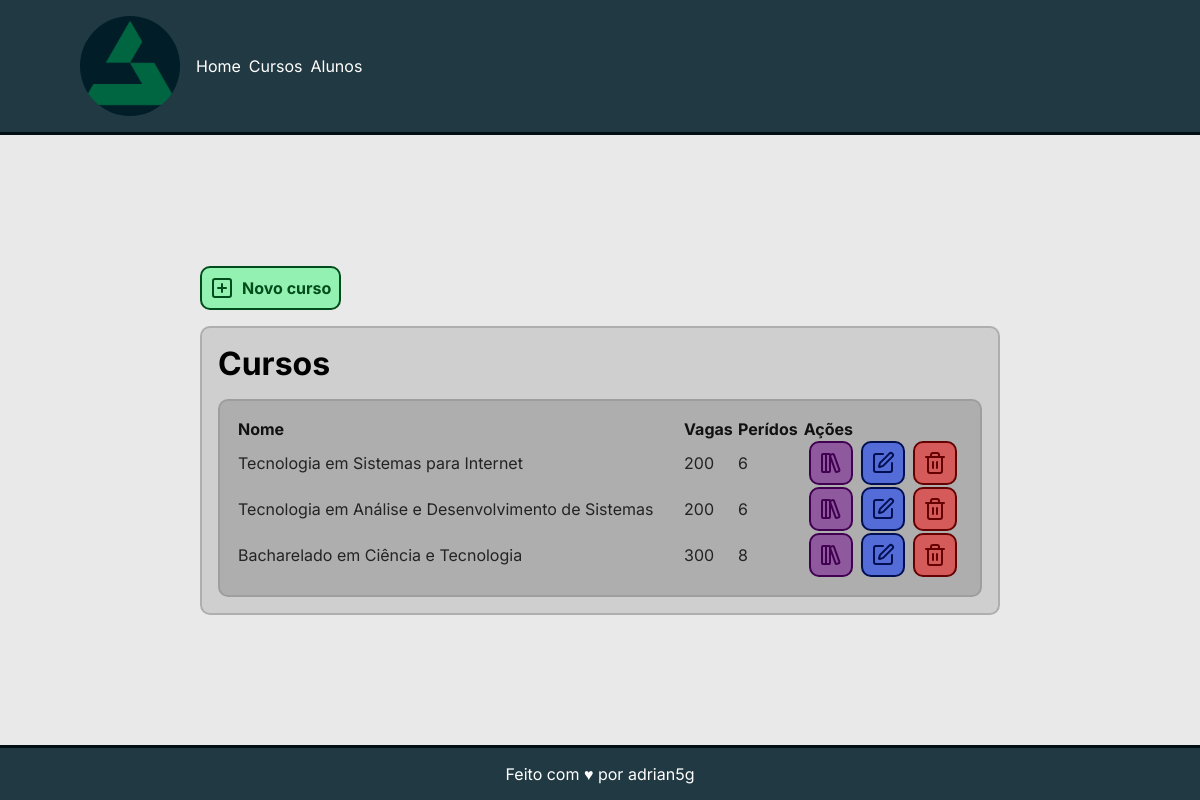
Page /listar_cursos on the earlier database version.
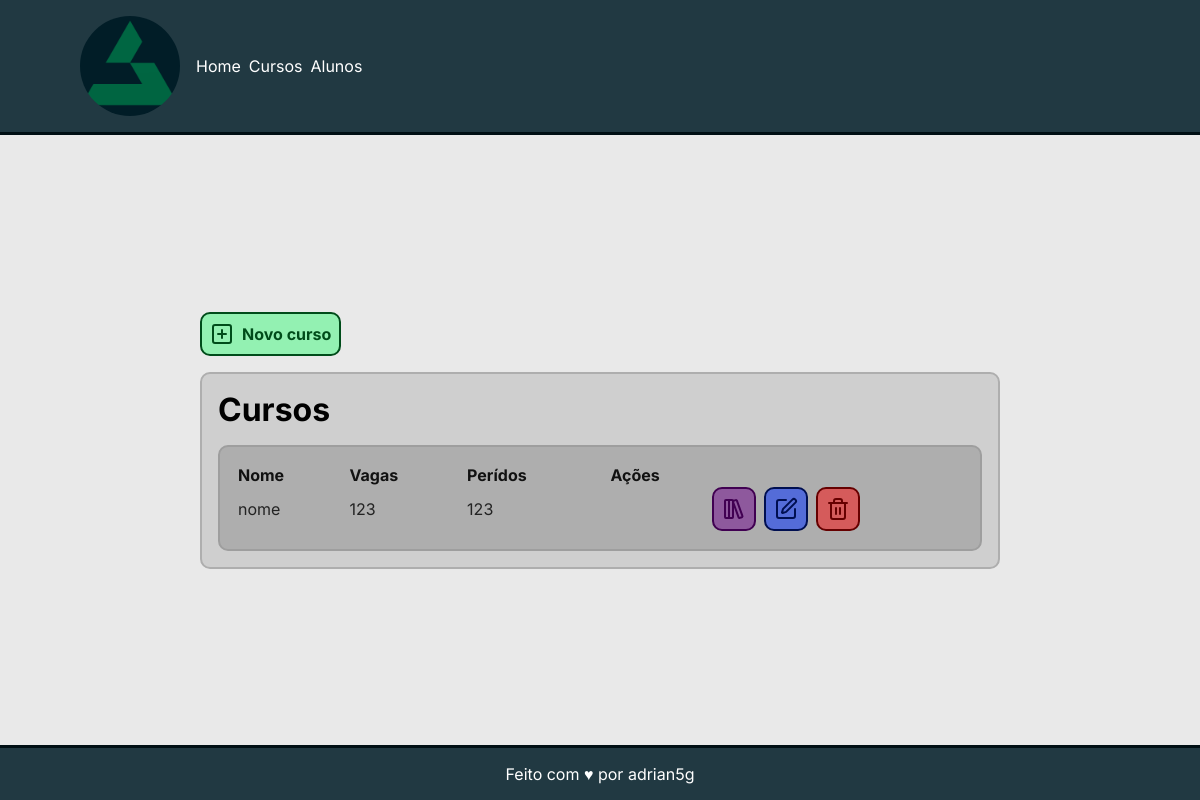
Same page on the later database version.
### core/models.py (models this page shows, shortened)
class Curso(models.Model):
    nome = models.CharField('Nome', max_length=300)
    vagas = models.IntegerField('Vagas')
    periodos = models.IntegerField('Perídos')

### core/views.py (the view)
# urls.py: path('listar_cursos', listar_cursos, name='listar_cursos')
def listar_cursos(request):
    cursos = Curso.objects.all()
    context = {
        'cursos': cursos
    }
    return render(request, 'cursos/listar_cursos.html', context)

### core/templates/cursos/listar_cursos.html
{% extends 'base.html' %} {% block conteudo %}
<div class="container">
  <div class="botoes">
    <a class="btn" href="{% url 'cadastrar_curso' %}">
      <i data-lucide="square-plus"></i>
      <p>Novo curso</p>
    </a>
  </div>
  <div class="quadro">
    <h1>Cursos</h1>
    <table>
      <tr>
        <th>Nome</th>
        <th>Vagas</th>
        <th>Perídos</th>
        <th>Ações</th>
      </tr>
      {% for curso in cursos %}
      <tr>
        <td><p>{{curso.nome}}</p></td>
        <td><p>{{curso.vagas}}</p></td>
        <td><p>{{curso.periodos}}</p></td>
        <td>
          <div>
            <a class="btn btn--purple" href="{% url 'listar_disciplinas' curso.id %}">
              <i data-lucide="library-big"></i>
            </a>
            <a class="btn btn--blue" href="{% url 'editar_curso' curso.id %}">
              <i data-lucide="square-pen"></i>
            </a>
            <a class="btn btn--red" href="{% url 'remover_curso' curso.id %}">
              <i data-lucide="trash-2"></i>
            </a>
          </div>
        </td>
      </tr>
      {% endfor %}
    </table>
  </div>
</div>
{% endblock %}

### core/templates/base.html (shortened to what this page needs)
{% load static %}
<!DOCTYPE html>
<html lang="pt-br">
  <head>
    <link rel="stylesheet" href="{% static 'styles.css' %}" />
  </head>
  <body>
    <header class="topbar">
      <img src="{% static 'img/logo.png' %}" alt="logo" class="logo" />
      <nav class="links">
        <a href="{% url 'home' %}">Home</a>
        <a href="{% url 'listar_cursos' %}">Cursos</a>
        <a href="{% url 'listar_alunos' %}">Alunos</a>
      </nav>
    </header>
    {% block conteudo %} {% endblock %}
    <footer class="bottombar">
      <p>Feito com &hearts; por <a href="https://github.com/adrian5g">adrian5g</a></p>
    </footer>
  </body>
</html>

### core/static/styles.css (style rules this page uses)
* { padding: 0; margin: 0; box-sizing: border-box; font-family: Inter, Arial, Helvetica, sans-serif; }
a { text-decoration: none; color: white; }
body { display: flex; flex-direction: column; justify-content: space-between; min-height: 100dvh; background-color: #e9e9e9; }
.btn { --btn-text: #004c1a; --btn-bg: #01ff555e; display: flex; align-items: center; width: fit-content; gap: 0.5rem; font-weight: bold; color: var(--btn-text); background-color: var(--btn-bg); padding: 0.5rem; border-radius: 10px; border: 2px solid var(--btn-text); transition: 500ms; cursor: pointer; }
.btn--red { --btn-text: #660000; --btn-bg: #ff00007a; }
.btn--blue { --btn-text: #000f51; --btn-bg: #002fff84; }
.btn--purple { --btn-text: #410052; --btn-bg: #6d008b7d; }
.container { margin-top: 5rem; width: 800px; margin-inline: auto; display: flex; flex-direction: column; gap: 1rem; }
.quadro { background-color: #cfcfcf; border: solid 2px #aeaeae; padding: 1rem; border-radius: 10px; display: flex; flex-direction: column; gap: 1rem; }
.botoes { display: flex; gap: 1rem; width: 100%; }
.topbar { background-color: #011d27db; border-bottom: 3px solid #000f14; display: flex; align-items: center; padding: 1rem 5rem; gap: 1rem; }
.logo { height: 100px; border-radius: 50%; }
.links { display: flex; gap: 0.5rem; }
.bottombar { background-color: #011d27db; border-top: 3px solid #000f14; padding: 1rem; margin-top: 5rem; width: 100%; display: flex; align-items: center; justify-content: center; color: white; }
table { background-color: #aeaeae; color: #232323; border: solid 2px #9e9e9e; border-radius: 10px; padding: 1rem; }
th { text-align: start; color: #111111; }
td > div { display: flex; gap: 0.5rem; align-items: center; justify-content: center; }

Differences in the rows shown:
removed Curso: nome "Tecnologia em Sistemas para Internet", vagas "200", periodos "6"
removed Curso: nome "Tecnologia em Análise e Desenvolvimento de Sistemas", vagas "200", periodos "6"
removed Curso: nome "Bacharelado em Ciência e Tecnologia", vagas "300", periodos "8"
added Curso: nome "nome", vagas "123", periodos "123"
